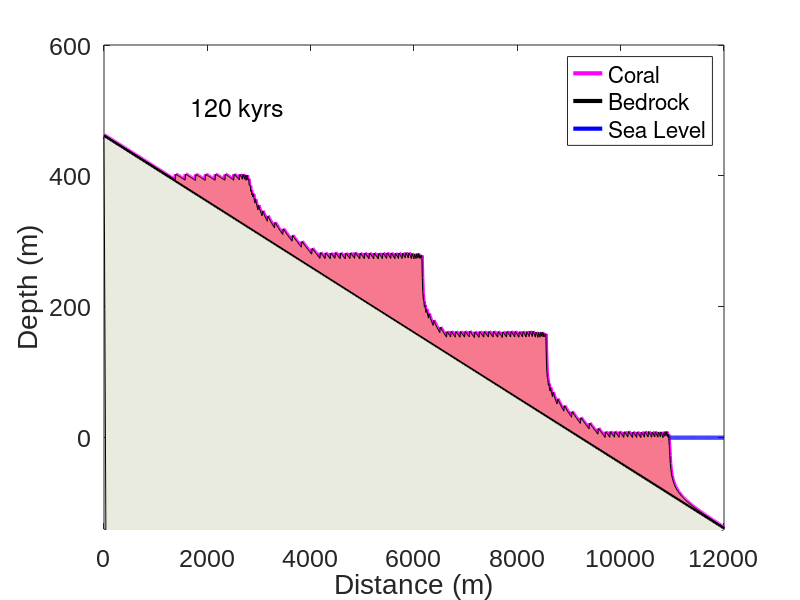

MATLAB code to generate this figure:
% Coral Reef Modeling: Growth and Abandonment as a Function of Sea Level
% Oscillations and Uplift/Subsidence
% written by Emily Fairfax for Modeling Class
% January 27th, 2016

clear all

%% Initialize
%Time and Space
 % Horizontal Space
    dx = 10; % horizontal step size
    xmax = 12000; % maximum horizontal position 
    x = 0:dx:xmax; % set up the x array describing horizontal space

    % Temporal Space
    Yrcon = 3.14*10^7; % number of seconds in a year, common coversion
    dt = 800; % time step in years
    tmax = 120000;% maximum time to run the code in years
    t = 0:dt:tmax;% set up the time array
    imax = length(t);% define imax for time loops

%Constants

    %Coral Growth Equation Constants
    Gm = 0.012; % maximum coral growth of 15 mm/yr
    k = 0.08; % extinction coefficient for light /m
    I = 2000*Yrcon; % surface light intensity in microE/m^2/yr
    Ik = 200*Yrcon; % saturating light intensity in microE/m^2/yr

    %Topographic Constants
    %note: use suboruprate for either uplift or subsidence: negative sign ->uplift,
    %positive sign -> subsidence
    slope = 0.05; %slope of the linear baseline topography in m/m
    topomax = 100; %maximum elevation of the inital baseline topography
    suboruprate = -0.003; %subsidence in m/yr
    baselinemax = -slope.*xmax+topomax-(suboruprate*tmax);

    %Sea Level Constants
    meansealevel = 0;% average sea level set to zero
    ampsealevel = 60; % amplitude of sea level oscillations is about 60m
    period = 40000; % period of sea level oscillations in years

%Set Up Arrays: note all arrays are made in horizontal space, and need to
%be the same length as the time array in order for the code to run properly
    %Set Number of Nodes for Variable Arrays
    N = (xmax/dx)+1; % number of nodes, plus one to make correct length

    %Sea Level Array
    sealevel = zeros(N:1); % sea level array starts full of zeros
    sealevel(1:N) = 0;
    %Topographic Array: note this can be changed to other shapes for
    %different initial topographic conditions
    baseline = -slope.*x + topomax; % Initial baseline of topography

    % Height of Coral Arrays
    coralsl = zeros(N:1); % height of coral relative to sea level, starts as all zeros
    coralsl(1:N)=baseline; % fill zeros with initial condition: all coral are at the height of the baseline

    coralsubup = zeros(N:1); % height of coral with subsidence or uplift relative to sea level, starts all zeros
    coralsubup(1:N)=coralsl-(suboruprate*dt); % fill zeros with inital condition:

    absdepth = zeros(N:1); % absolute depth of coral below sea level, start all zeros
    absdepth(1:N) = sealevel-coralsubup; % fill zeros with initial condition: depth is sealevel minus coral depth with sub or up rate included, ie distance between top of coral and water surface




%% Run


for i=1:imax
    %Sea Level oscillates sinusoidally with time
    sealevel(1:N) = ampsealevel*sin((2*pi*t(i))/period); % sea level oscillation in meters relative to mean sea level
    
    %Calculate Coral Height with subsidence or uplift change relative to sea level
    coralsubup = coralsl-(suboruprate*dt); % in meters
    
    % Calculate the absolute depth below current sea level including coral
    % protrusions
    absdepth = sealevel-coralsubup; % in meters
    
    % Calculate the discreet growth of the coral for this time step
    dcoral = (Gm*tanh((I/Ik)*exp(-k*absdepth)))*dt; % change in coral growth in meters
    
    % If coral growth is negative, replace with zero. Coral does not grow
    % out of the water
    neg = find(absdepth<0); % find where coral is above sea level and thus not growing
    dcoral(neg)=0; % corrects dcoral array so that coral out of water has zero growth
         
    % Calculate the new height of the coral relative to the sea level
    coralsl(1:N) = coralsubup + dcoral;
    
    % Lift up or sink the baseline topography (depends on if using uplift
    % or subsidence
    
    baseline = -slope.*x+topomax-suboruprate*t(i); % equation for baseline topography, with elevation in meters
    
  
% Plot results
    waterlevel = sealevel(i)*ones(size(x));
    sea = find(sealevel(i)>coralsl);
   
    
    figure(1)
    clf
    
    plot(x,coralsl,'m','linewidth',3)
    hold all
    plot(x,baseline,'k','linewidth',3)  
    plot(x(sea),waterlevel(sea),'b','linewidth',3)
    
    %color the coral pink!
    xx = [x,x];        % repeat x values
    yy = [coralsl,baseline];   % vector of upper & lower boundaries
    fill(xx,yy,[.97, .475, .561])    % fill area defined by x & yy curves in coral
    
    %color the bedrock beige!
    xx = [x,x]; %repeat x values
    bottomline=zeros(N:1); %create a bottom line to be the lower curve
    bottomline(1:N)=-200000; %make the bottom line out of the frame
    cc = [baseline, bottomline]; %vector of upper and lower boundaries
    fill(xx,cc,[.91,.92,.87]) % fill area defined by xx and cc curves in beige
    
    
    xlabel('Distance (m)', 'fontname', 'arial', 'fontsize',21)
    ylabel('Depth (m)', 'fontname', 'arial', 'fontsize',21)
    set(gca,'fontsize',18,'fontname','arial')
    legend('Coral','Bedrock','Sea Level')
    ht=text(1450,500,['  ',num2str(round(t(i)/1000)), ' kyrs  '],'fontsize',18); %print time in animation
    axis([0 xmax baselinemax topomax+500])
    hold all % hold all makes different colors while hold on keeps the lines the same color
    pause(0.1)
    
    
    
end
